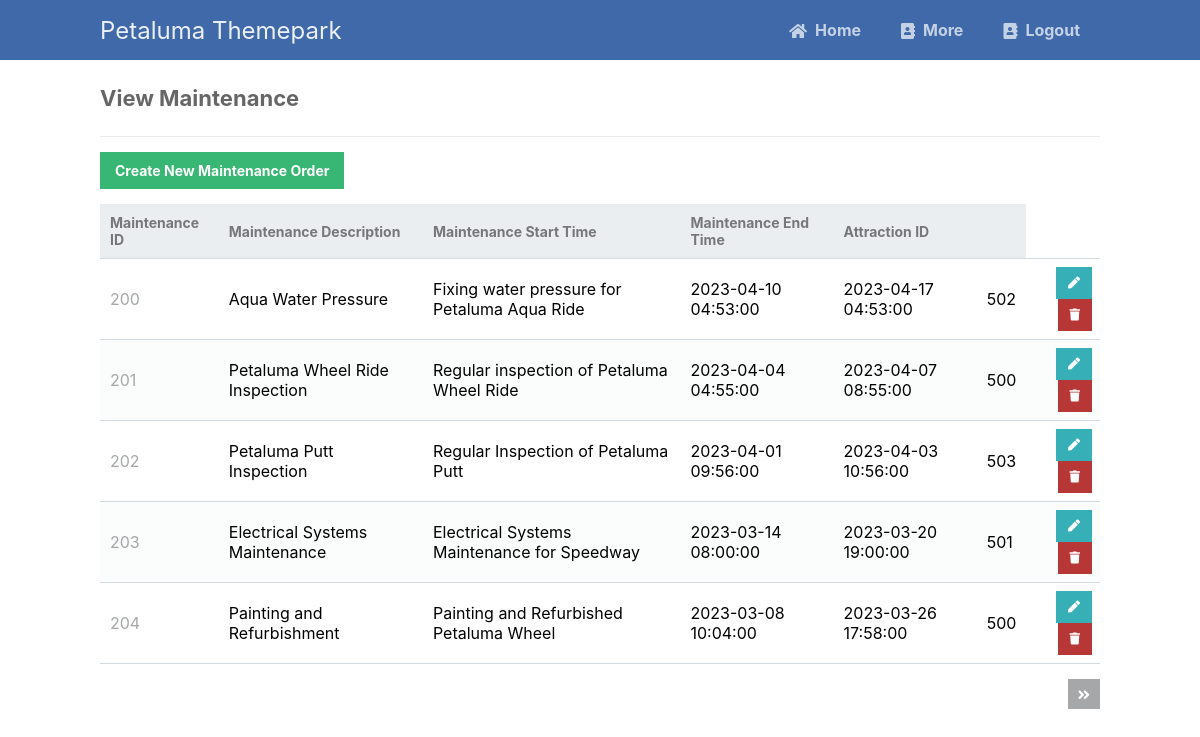
/read_Maintenance.php (signed in), run on the app's committed database.
### tables this page shows
CREATE TABLE `maintenance` (
  `maintenance_ID` mediumint NOT NULL AUTO_INCREMENT,
  `maintenance_name` varchar(45) NOT NULL,
  `maintenance_description` varchar(255) NOT NULL,
  `maintenance_start_time` datetime NOT NULL DEFAULT CURRENT_TIMESTAMP,
  `maintenance_end_time` datetime NOT NULL DEFAULT CURRENT_TIMESTAMP,
  `attractionID` mediumint NOT NULL,
  PRIMARY KEY (`maintenance_ID`),
  KEY `attractionID` (`attractionID`),
  CONSTRAINT `maintenance_ibfk_1` FOREIGN KEY (`attractionID`) REFERENCES `attraction` (`attraction_ID`)
);

### read_Maintenance.php (the view, shortened to what this page needs)
<?php
include 'CRUD_function.php';
$pdo = pdo_connect_mysql();
$page = isset($_GET['page']) && is_numeric($_GET['page']) ? (int)$_GET['page'] : 1;
$records_per_page = 5;
$stmt = $pdo->prepare('SELECT * FROM maintenance ORDER BY maintenance_ID LIMIT :current_page, :record_per_page');
$stmt->bindValue(':current_page', ($page-1)*$records_per_page, PDO::PARAM_INT);
$stmt->bindValue(':record_per_page', $records_per_page, PDO::PARAM_INT);
$stmt->execute();
$maintenances = $stmt->fetchAll(PDO::FETCH_ASSOC);
$num_maintenances = $pdo->query('SELECT COUNT(*) FROM maintenance')->fetchColumn();
?>
<?=template_header('View Maintenance')?>
<div class="content read">
	<h2>View Maintenance</h2>
	<a href="create_Maintenance.php" class="create-contact">Create New Maintenance Order</a>
	<table>
        <thead>
            <tr>
                <td>Maintenance ID</td>
                <td>Maintenance Description</td>
                <td>Maintenance Start Time</td>
                <td>Maintenance End Time</td>
                <td>Attraction ID</td>
                <td></td>
            </tr>
        </thead>
        <tbody>
            <?php foreach ($maintenances as $maintenance): ?>
            <tr>
                <td><?=$maintenance['maintenance_ID']?></td>
                <td><?=$maintenance['maintenance_name']?></td>
                <td><?=$maintenance['maintenance_description']?></td>
                <td><?=$maintenance['maintenance_start_time']?></td>
                <td><?=$maintenance['maintenance_end_time']?></td>
                <td><?=$maintenance['attractionID']?></td>
                <td class="actions">
                    <a href="update_Maintenance.php?id=<?=$maintenance['maintenance_ID']?>" class="edit"><i class="fas fa-pen fa-xs"></i></a>
                    <a href="delete_Maintenance.php?id=<?=$maintenance['maintenance_ID']?>" class="trash"><i class="fas fa-trash fa-xs"></i></a>
                </td>
            </tr>
            <?php endforeach; ?>
        </tbody>
    </table>
	<div class="pagination">
		<?php if ($page*$records_per_page < $num_maintenances): ?>
		<a href="read_Maintenance.php?page=<?=$page+1?>"><i class="fas fa-angle-double-right fa-sm"></i></a>
		<?php endif; ?>
	</div>
</div>
<?=template_footer()?>

### CRUD_function.php (shortened to what this page needs)
<?php
function template_header($title) {
echo <<<EOT
<!DOCTYPE html>
<html>
    <head>
        <meta charset="utf-8">
        <title>$title</title>
        <link href="CRUD_style.css" rel="stylesheet" type="text/css">
        <link rel="stylesheet" href="https://use.fontawesome.com/releases/v5.7.1/css/all.css">
    </head>
    <body>
    <nav class="navtop">
        <div>
            <h1>Petaluma Themepark</h1>
            <a href="Admin_Portal.html"><i class="fas fa-home"></i>Home</a>
            <a href="Admin_Portal.html"><i class="fas fa-address-book"></i>More</a>
            <a href="Logout_Admin.php"><i class="fas fa-address-book"></i>Logout</a>
        </div>
    </nav>
EOT;
}
function template_footer() {
echo <<<EOT
    </body>
</html>
EOT;
}
?>

### CRUD_style.css (style rules this page uses)
* { box-sizing: border-box; font-family: -apple-system, BlinkMacSystemFont, "segoe ui", roboto, oxygen, ubuntu, cantarell, "fira sans", "droid sans", "helvetica neue", Arial, sans-serif; font-size: 16px; -webkit-font-smoothing: antialiased; -moz-osx-font-smoothing: grayscale; }
body { background-color: #FFFFFF; margin: 0; }
.navtop { background-color: #3f69a8; height: 60px; width: 100%; border: 0; }
.navtop div { display: flex; margin: 0 auto; width: 1000px; height: 100%; }
.navtop div h1, .navtop div a { display: inline-flex; align-items: center; }
.navtop div h1 { flex: 1; font-size: 24px; padding: 0; margin: 0; color: #ecf0f6; font-weight: normal; }
.navtop div a { padding: 0 20px; text-decoration: none; color: #c5d2e5; font-weight: bold; }
.navtop div a i { padding: 2px 8px 0 0; }
.content { width: 1000px; margin: 0 auto; }
.content h2 { margin: 0; padding: 25px 0; font-size: 22px; border-bottom: 1px solid #ebebeb; color: #666666; }
.read .create-contact { display: inline-block; text-decoration: none; background-color: #38b673; font-weight: bold; font-size: 14px; color: #FFFFFF; padding: 10px 15px; margin: 15px 0; }
.read .pagination { display: flex; justify-content: flex-end; }
.read .pagination a { display: inline-block; text-decoration: none; background-color: #a5a7a9; font-weight: bold; color: #FFFFFF; padding: 5px 10px; margin: 15px 0 15px 5px; }
.read table { width: 100%; padding-top: 30px; border-collapse: collapse; }
.read table thead { background-color: #ebeef1; border-bottom: 1px solid #d3dae0; }
.read table thead td { padding: 10px; font-weight: bold; color: #767779; font-size: 14px; }
.read table tbody tr { border-bottom: 1px solid #d3dae0; }
.read table tbody tr:nth-child(even) { background-color: #fbfcfc; }
.read table tbody tr td { padding: 10px; }
.read table tbody tr td:nth-child(1) { color: #a5a7a9; }
.read table tbody tr td.actions { padding: 8px; text-align: right; }
.read table tbody tr td.actions .edit, .read table tbody tr td.actions .trash { display: inline-flex; text-align: right; text-decoration: none; color: #FFFFFF; padding: 10px 12px; }
.read table tbody tr td.actions .trash { background-color: #b73737; }
.read table tbody tr td.actions .edit { background-color: #37afb7; }

### data on the page
maintenance: maintenance_ID "200", maintenance_name "Aqua Water Pressure", maintenance_description "Fixing water pressure for Petaluma Aqua Ride", maintenance_start_time "2023-04-10 04:53:00", maintenance_end_time "2023-04-17 04:53:00", attractionID "502"
maintenance: maintenance_ID "201", maintenance_name "Petaluma Wheel Ride Inspection", maintenance_description "Regular inspection of Petaluma Wheel Ride", maintenance_start_time "2023-04-04 04:55:00", maintenance_end_time "2023-04-07 08:55:00", attractionID "500"
maintenance: maintenance_ID "202", maintenance_name "Petaluma Putt Inspection", maintenance_description "Regular Inspection of Petaluma Putt", maintenance_start_time "2023-04-01 09:56:00", maintenance_end_time "2023-04-03 10:56:00", attractionID "503"
maintenance: maintenance_ID "203", maintenance_name "Electrical Systems Maintenance", maintenance_description "Electrical Systems Maintenance for Speedway", maintenance_start_time "2023-03-14 08:00:00", maintenance_end_time "2023-03-20 19:00:00", attractionID "501"
maintenance: maintenance_ID "204", maintenance_name "Painting and Refurbishment", maintenance_description "Painting and Refurbished Petaluma Wheel", maintenance_start_time "2023-03-08 10:04:00", maintenance_end_time "2023-03-26 17:58:00", attractionID "500"
